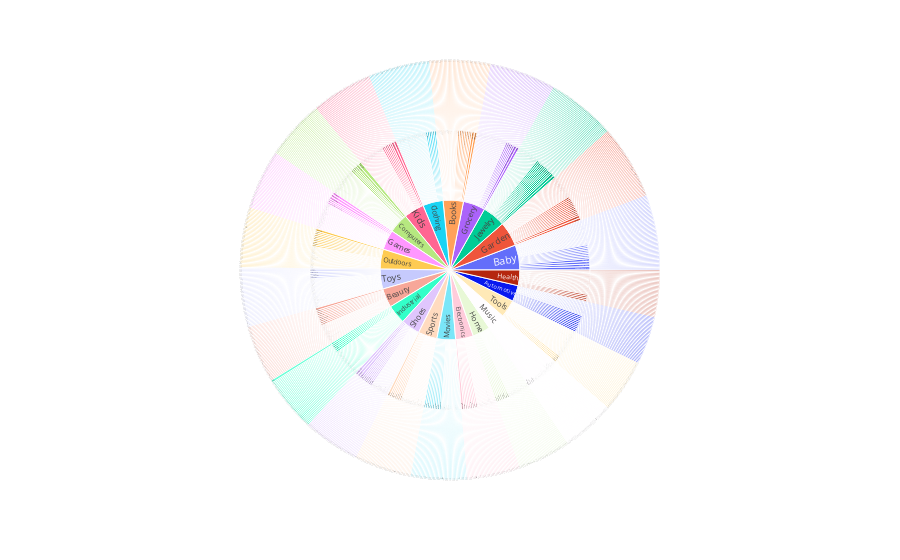

The notebook cell this image was saved under:
### Code cell
fig.show()

### Figure 1 — Plotly figure (JSON) as saved in the notebook; plotly's stock layout.template omitted (floating-point values rounded to 4 significant figures; data arrays with more than 128 entries replaced by an {"elided": "..."} marker saying what was removed)
{"data": [{"branchvalues": "total", "domain": {"x": [0, 1], "y": [0, 1]}, "hovertemplate": "labels=%{label}<br>count=%{value}<br>parent=%{parent}<br>id=%{id}<extra></extra>", "ids": {"elided": "1811 str values"}, "labels": {"elided": "1811 str values"}, "name": "", "parents": {"elided": "1811 str values"}, "type": "sunburst", "values": {"elided": "1811 int values"}}], "layout": {"legend": {"tracegroupgap": 0}, "margin": {"t": 60}}}
